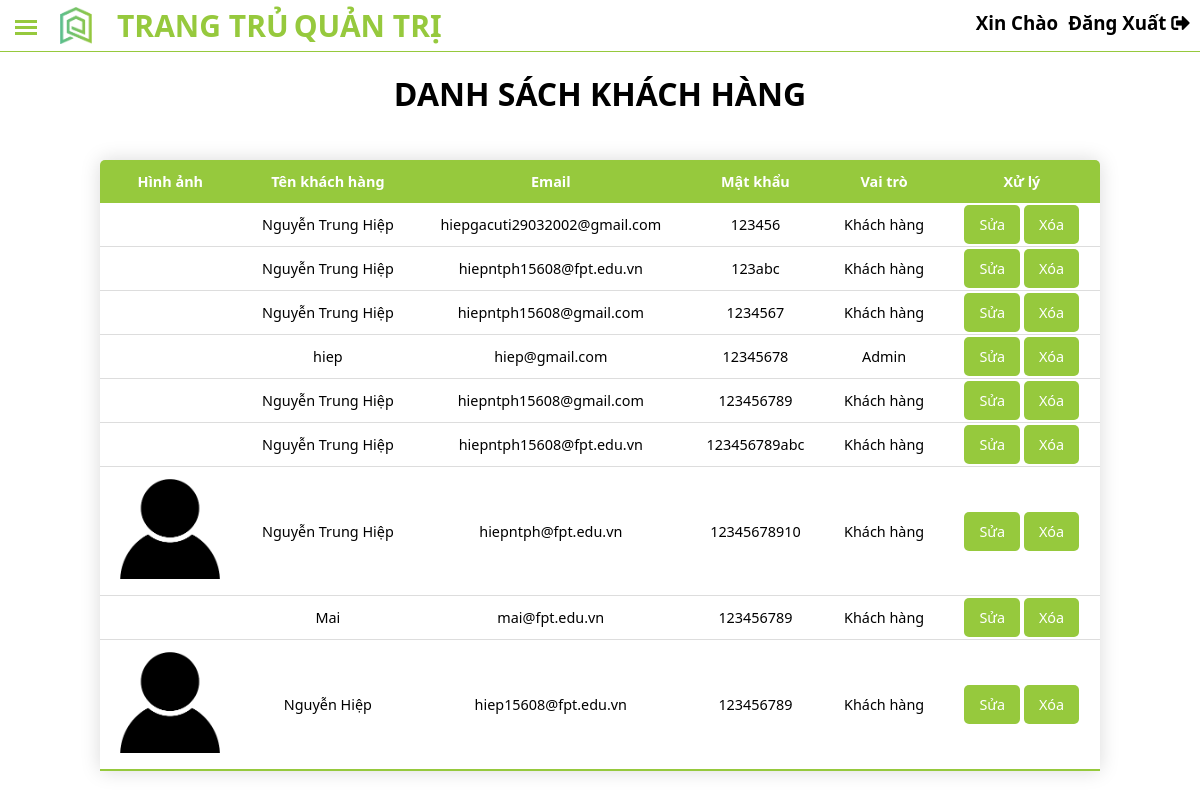
Page /khach_hang/show_kh.php on the committed database.
### tables this page shows
CREATE TABLE `khach_hang` (
  `ma_kh` int(11) NOT NULL COMMENT 'mã khách hàng',
  `ten_kh` varchar(255) NOT NULL,
  `mat_khau` varchar(255) NOT NULL,
  `email` varchar(255) NOT NULL,
  `sdt` int(10) NOT NULL,
  `anh` varchar(255) NOT NULL,
  `vai_tro` tinyint(4) NOT NULL DEFAULT 0
);

### database/database.php (called while the page is built, shortened)
<?php
class database
{
   public $conn;
   public function connect()
   {
      try {
         $this->conn = new PDO("mysql:host=localhost;dbname=du_an1; charset=utf8", "root", "");
         $this->conn->setAttribute(PDO::ATTR_ERRMODE, PDO::ERRMODE_EXCEPTION);
      } catch (PDOException $error) {
         echo "lỗi kết nối:" . $error->getMessage();
      }
   }
   public function select_all($sql_all)
   {
      try {
         $stmt = $this->conn->prepare($sql_all);
         $stmt->execute();
         $result = $stmt->fetchAll(PDO::FETCH_ASSOC);
         return $result;
      } catch (PDOException $error) {
         echo "lỗi kết nối:" . $error->getMessage();
      } finally {
         unset($conn);
      }
   }
}

### class/class.php (called while the page is built, shortened)
<?php
include_once "../database/database.php";
class user_class
{
    public $controll;
    public function __construct()
    {
        $this->controll = new database();
    }
    public function show_khachhang()
    {
        $show_khachhang = "SELECT * FROM khach_hang";
        $result = $this->controll->select_all($show_khachhang);
        return $result;
    }
}

### khach_hang/show_kh.php (the view, shortened to what this page needs)
<?php include_once "../class/class.php"; ?>
<?php include_once "../admin/admin.php"; ?>
    <div class="container">
        <?php
        $list_product = new user_class();
        ?>
<h1>Danh sách khách hàng</h1>
<table class="content-table">
  <thead>
    <tr>
      <th>Hình ảnh</th>
      <th>Tên khách hàng</th>
      <th>Email</th>
      <th>Mật khẩu</th>
      <th>Vai trò</th>
      <th>Xử lý</th>
    </tr>
  </thead>
  <tbody>
  <?php
        $users = $list_product->show_khachhang();
        foreach ($users as $row) {
    ?>
    <tr>
      <td><img src="../img/anh_kh/<?php echo $row['anh']; ?>" alt=""></td>
      <td><?php echo $row['ten_kh'] ?></td>
      <td><?php echo $row['email'] ?></td>
      <td><?php echo $row['mat_khau'] ?></td>
      <td><?php if ($row['vai_tro'] == '1') {
                    echo "Admin";
                } else {
                    echo "Khách hàng";
                }
       ?></td>
      <td><a class="edit" href="cap_quyen.php?update_vaitro=<?php echo $row['ma_kh']; ?>">Sửa</a>
          <a class="delete" onclick="return confirm('Bạn có chắc muốn xóa người dùng này không?')" href="show_kh.php?delid=<?php echo $row['ma_kh']; ?>">Xóa</a></td>
    </tr>
    <?php } ?>
  </tbody>
</table>
    </div>

### css/admin.css (style rules this page uses)
* { margin: 0; padding: 0; box-sizing: border-box; outline: none; font-family: 'Segoe UI', Tahoma, Geneva, Verdana, sans-serif; }
.container { max-width: 1000px; text-align: center; margin: auto; }

### khach_hang/show_kh.php (style rules this page uses)
.container { max-width: 1000px; margin: auto; }
.container h1 { text-transform: uppercase; padding: 20px 0; }
.content-table { border-collapse: collapse; margin: 25px 0; font-size: 0.9em; width: 1000px; border-radius: 5px 5px 0 0; overflow: hidden; box-shadow: 0 0 20px rgba(0, 0, 0, 0.15); }
.content-table thead tr { background-color: #96c93d; color: #ffffff; text-align: center; font-weight: bold; }
.content-table th, .content-table td { padding: 12px 15px; }
.content-table tbody tr { border-bottom: 1px solid #dddddd; transition: all 0.3s ease-in-out; }
.content-table td img { width: 100px; }
.content-table td .edit, .content-table td .delete { text-decoration: none; color: #fff; padding: 10px 15px; background-color: #96c93d; border-radius: 5px; transition: all 0.3s ease-in-out; }
.content-table tbody tr:last-of-type { border-bottom: 2px solid #96c93d; }

### rows in the picture
khach_hang: ten_kh "Nguyễn Trung Hiệp", email "hiepgacuti29032002@gmail.com", mat_khau "123456", vai_tro "Khách hàng"
khach_hang: ten_kh "Nguyễn Trung Hiệp", email "hiepntph15608@fpt.edu.vn", mat_khau "123abc", vai_tro "Khách hàng"
khach_hang: ten_kh "Nguyễn Trung Hiệp", email "hiepntph15608@gmail.com", mat_khau "1234567", vai_tro "Khách hàng"
khach_hang: ten_kh "hiep", email "hiep@gmail.com", mat_khau "12345678", vai_tro "Admin"
khach_hang: ten_kh "Nguyễn Trung Hiệp", email "hiepntph15608@gmail.com", mat_khau "123456789", vai_tro "Khách hàng"
khach_hang: ten_kh "Nguyễn Trung Hiệp", email "hiepntph15608@fpt.edu.vn", mat_khau "123456789abc", vai_tro "Khách hàng"
khach_hang: anh (picture), ten_kh "Nguyễn Trung Hiệp", email "hiepntph@fpt.edu.vn", mat_khau "12345678910", vai_tro "Khách hàng"
khach_hang: ten_kh "Mai", email "mai@fpt.edu.vn", mat_khau "123456789", vai_tro "Khách hàng"
khach_hang: anh (picture), ten_kh "Nguyễn Hiệp", email "hiep15608@fpt.edu.vn", mat_khau "123456789", vai_tro "Khách hàng"
